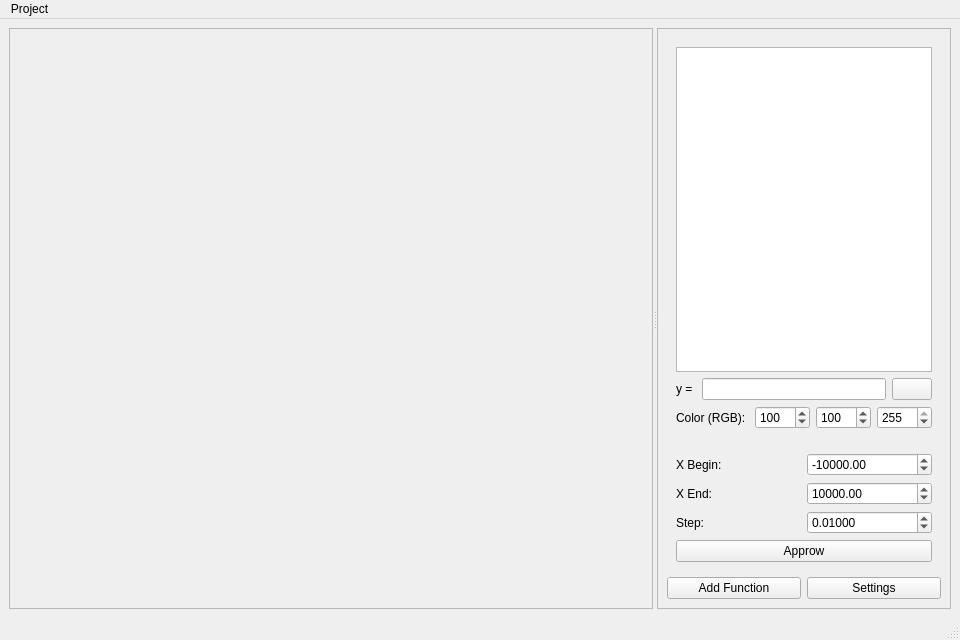
<?xml version="1.0" encoding="UTF-8"?>
<ui version="4.0">
 <class>qplot</class>
 <widget class="QMainWindow" name="qplot">
  <property name="geometry">
   <rect>
    <x>0</x>
    <y>0</y>
    <width>960</width>
    <height>640</height>
   </rect>
  </property>
  <property name="minimumSize">
   <size>
    <width>640</width>
    <height>480</height>
   </size>
  </property>
  <property name="windowTitle">
   <string>qplot</string>
  </property>
  <property name="windowIcon">
   <iconset resource="resources.qrc">
    <normaloff>:/icons/icons/appicon.svg</normaloff>:/icons/icons/appicon.svg</iconset>
  </property>
  <widget class="QWidget" name="centralwidget">
   <layout class="QGridLayout" name="gridLayout">
    <item row="0" column="0">
     <widget class="QSplitter" name="splitter">
      <property name="orientation">
       <enum>Qt::Horizontal</enum>
      </property>
      <widget class="QFrame" name="r_frame">
       <property name="sizePolicy">
        <sizepolicy hsizetype="Preferred" vsizetype="Preferred">
         <horstretch>50</horstretch>
         <verstretch>0</verstretch>
        </sizepolicy>
       </property>
       <property name="frameShape">
        <enum>QFrame::StyledPanel</enum>
       </property>
       <property name="frameShadow">
        <enum>QFrame::Raised</enum>
       </property>
       <layout class="QGridLayout" name="gridLayout_2">
        <item row="0" column="0">
         <widget class="QCustomPlot" name="plotWidget" native="true"/>
        </item>
       </layout>
      </widget>
      <widget class="QFrame" name="l_fram">
       <property name="sizePolicy">
        <sizepolicy hsizetype="Preferred" vsizetype="Preferred">
         <horstretch>0</horstretch>
         <verstretch>0</verstretch>
        </sizepolicy>
       </property>
       <property name="frameShape">
        <enum>QFrame::StyledPanel</enum>
       </property>
       <property name="frameShadow">
        <enum>QFrame::Raised</enum>
       </property>
       <layout class="QVBoxLayout" name="verticalLayout_5">
        <item>
         <widget class="QWidget" name="main_wdget" native="true">
          <layout class="QVBoxLayout" name="verticalLayout">
           <item>
            <widget class="QListWidget" name="lv_functions_view"/>
           </item>
           <item>
            <layout class="QHBoxLayout" name="horizontalLayout">
             <item>
              <widget class="QLabel" name="lbl_func">
               <property name="text">
                <string>y = </string>
               </property>
              </widget>
             </item>
             <item>
              <widget class="QLineEdit" name="le_func"/>
             </item>
             <item>
              <widget class="QPushButton" name="btn_not_math">
               <property name="cursor">
                <cursorShape>PointingHandCursor</cursorShape>
               </property>
               <property name="text">
                <string/>
               </property>
               <property name="icon">
                <iconset resource="resources.qrc">
                 <normaloff>:/icons/icons/pencil.svg</normaloff>:/icons/icons/pencil.svg</iconset>
               </property>
              </widget>
             </item>
            </layout>
           </item>
           <item>
            <layout class="QHBoxLayout" name="horizontalLayout_4">
             <item>
              <widget class="QLabel" name="label">
               <property name="text">
                <string>Color (RGB): </string>
               </property>
              </widget>
             </item>
             <item>
              <widget class="QSpinBox" name="sb_red">
               <property name="maximum">
                <number>255</number>
               </property>
               <property name="singleStep">
                <number>1</number>
               </property>
               <property name="value">
                <number>100</number>
               </property>
              </widget>
             </item>
             <item>
              <widget class="QSpinBox" name="sb_green">
               <property name="maximum">
                <number>255</number>
               </property>
               <property name="value">
                <number>100</number>
               </property>
              </widget>
             </item>
             <item>
              <widget class="QSpinBox" name="sb_blue">
               <property name="maximum">
                <number>255</number>
               </property>
               <property name="value">
                <number>255</number>
               </property>
              </widget>
             </item>
            </layout>
           </item>
          </layout>
         </widget>
        </item>
        <item>
         <widget class="QWidget" name="settings_widget" native="true">
          <layout class="QVBoxLayout" name="verticalLayout_4">
           <item>
            <layout class="QHBoxLayout" name="horizontalLayout_2">
             <item>
              <layout class="QVBoxLayout" name="verticalLayout_2">
               <item>
                <widget class="QLabel" name="lbl_xBegin">
                 <property name="text">
                  <string>X Begin:</string>
                 </property>
                </widget>
               </item>
               <item>
                <widget class="QLabel" name="lbl_xEnd">
                 <property name="text">
                  <string>X End:</string>
                 </property>
                </widget>
               </item>
               <item>
                <widget class="QLabel" name="lbl_step">
                 <property name="text">
                  <string>Step:</string>
                 </property>
                </widget>
               </item>
              </layout>
             </item>
             <item>
              <layout class="QVBoxLayout" name="verticalLayout_3">
               <item>
                <widget class="QDoubleSpinBox" name="sb_xBegin">
                 <property name="minimum">
                  <double>-10000000.000000000000000</double>
                 </property>
                 <property name="maximum">
                  <double>10000000.000000000000000</double>
                 </property>
                 <property name="value">
                  <double>-10000.000000000000000</double>
                 </property>
                </widget>
               </item>
               <item>
                <widget class="QDoubleSpinBox" name="sb_xEnd">
                 <property name="maximum">
                  <double>10000000.000000000000000</double>
                 </property>
                 <property name="value">
                  <double>10000.000000000000000</double>
                 </property>
                </widget>
               </item>
               <item>
                <widget class="QDoubleSpinBox" name="sb_step">
                 <property name="decimals">
                  <number>5</number>
                 </property>
                 <property name="minimum">
                  <double>0.000000000000000</double>
                 </property>
                 <property name="maximum">
                  <double>5.000000000000000</double>
                 </property>
                 <property name="singleStep">
                  <double>0.010000000000000</double>
                 </property>
                 <property name="value">
                  <double>0.010000000000000</double>
                 </property>
                </widget>
               </item>
              </layout>
             </item>
            </layout>
           </item>
           <item>
            <widget class="QPushButton" name="btn_approw">
             <property name="cursor">
              <cursorShape>PointingHandCursor</cursorShape>
             </property>
             <property name="text">
              <string>Approw</string>
             </property>
            </widget>
           </item>
          </layout>
         </widget>
        </item>
        <item>
         <layout class="QHBoxLayout" name="horizontalLayout_3">
          <item>
           <widget class="QPushButton" name="btn_add_func">
            <property name="cursor">
             <cursorShape>PointingHandCursor</cursorShape>
            </property>
            <property name="text">
             <string>Add Function</string>
            </property>
            <property name="shortcut">
             <string>Return</string>
            </property>
           </widget>
          </item>
          <item>
           <widget class="QPushButton" name="btn_setting">
            <property name="cursor">
             <cursorShape>PointingHandCursor</cursorShape>
            </property>
            <property name="text">
             <string>Settings</string>
            </property>
            <property name="checkable">
             <bool>true</bool>
            </property>
            <property name="checked">
             <bool>false</bool>
            </property>
           </widget>
          </item>
         </layout>
        </item>
       </layout>
      </widget>
     </widget>
    </item>
   </layout>
  </widget>
  <widget class="QMenuBar" name="menubar">
   <property name="geometry">
    <rect>
     <x>0</x>
     <y>0</y>
     <width>960</width>
     <height>21</height>
    </rect>
   </property>
   <widget class="QMenu" name="menuProject">
    <property name="title">
     <string>Project</string>
    </property>
    <addaction name="actionCreate"/>
    <addaction name="actionSave"/>
    <addaction name="actionSave_As"/>
    <addaction name="actionOpen"/>
    <addaction name="separator"/>
   </widget>
   <addaction name="menuProject"/>
  </widget>
  <widget class="QStatusBar" name="statusbar"/>
  <action name="actionCreate">
   <property name="text">
    <string>Create</string>
   </property>
   <property name="shortcut">
    <string>Ctrl+N</string>
   </property>
  </action>
  <action name="actionSave">
   <property name="text">
    <string>Save</string>
   </property>
   <property name="shortcut">
    <string>Ctrl+S</string>
   </property>
  </action>
  <action name="actionSave_As">
   <property name="text">
    <string>Save As</string>
   </property>
   <property name="shortcut">
    <string>Ctrl+Shift+S</string>
   </property>
  </action>
  <action name="actionOpen">
   <property name="text">
    <string>Open</string>
   </property>
   <property name="shortcut">
    <string>Ctrl+O</string>
   </property>
  </action>
  <action name="actionload_python_script">
   <property name="text">
    <string>load so/dll</string>
   </property>
  </action>
 </widget>
 <customwidgets>
  <customwidget>
   <class>QCustomPlot</class>
   <extends>QWidget</extends>
   <header>qcustomplot.h</header>
   <container>1</container>
  </customwidget>
 </customwidgets>
 <resources>
  <include location="resources.qrc"/>
 </resources>
 <connections>
  <connection>
   <sender>btn_setting</sender>
   <signal>toggled(bool)</signal>
   <receiver>settings_widget</receiver>
   <slot>setHidden(bool)</slot>
   <hints>
    <hint type="sourcelabel">
     <x>637</x>
     <y>545</y>
    </hint>
    <hint type="destinationlabel">
     <x>491</x>
     <y>458</y>
    </hint>
   </hints>
  </connection>
  <connection>
   <sender>btn_setting</sender>
   <signal>toggled(bool)</signal>
   <receiver>settings_widget</receiver>
   <slot>setVisible(bool)</slot>
   <hints>
    <hint type="sourcelabel">
     <x>637</x>
     <y>545</y>
    </hint>
    <hint type="destinationlabel">
     <x>491</x>
     <y>458</y>
    </hint>
   </hints>
  </connection>
 </connections>
</ui>
